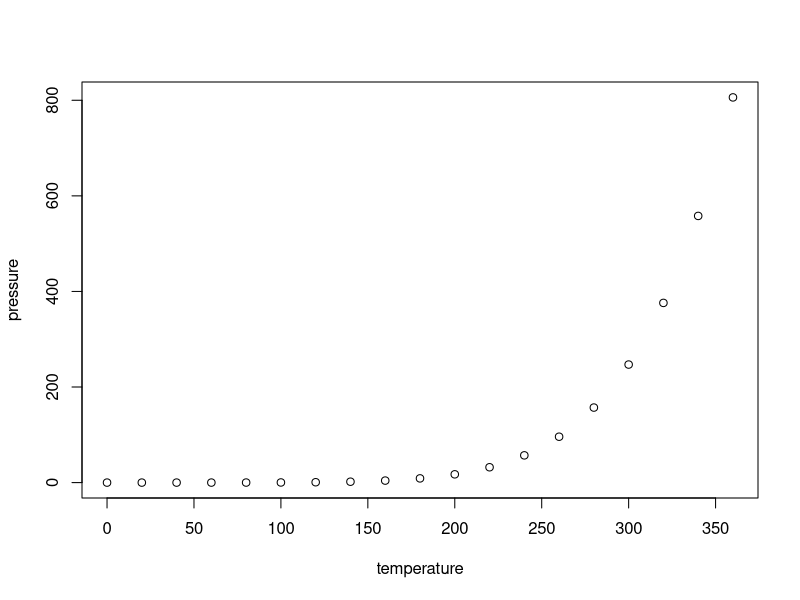
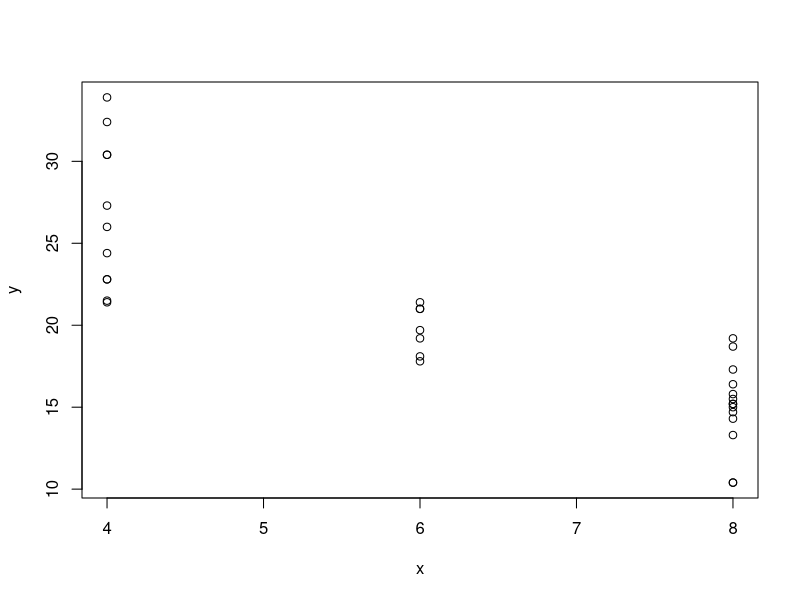
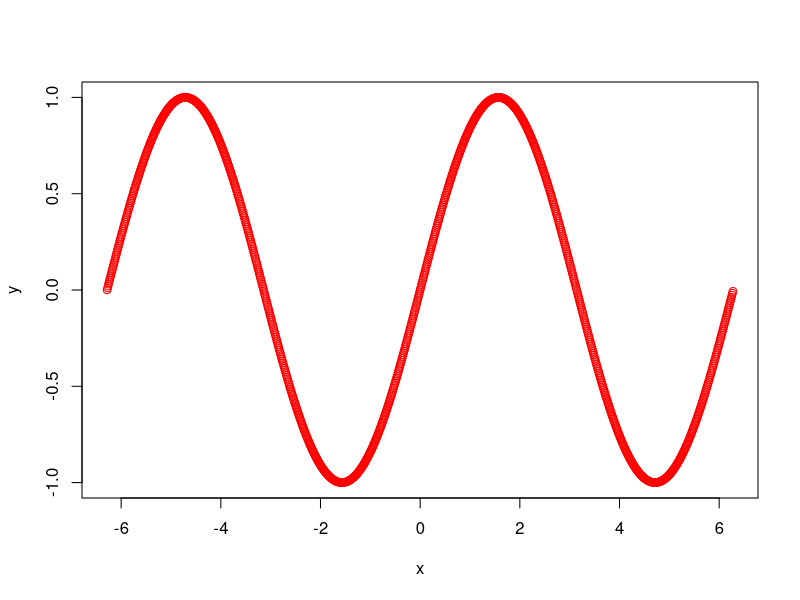

Recreate these plots in R, in order.
## ---- chunk 1
knitr::opts_chunk$set(echo = TRUE)
## ---- chunk 2
summary(cars)
## ---- chunk 3
plot(pressure)
## ---- chunk 4
print("hello world")
## ---- chunk 5
a <- c(1,3,5,7,9)
b = c(2,4,6,8,10)

a
b

a * 2
b / 2

s = a ** 2
s
## ---- chunk 6
1:10
v = c(1:10)
v

# sequence = seq(1, 100, 0.2)
# sequence

# repeat a given number of times
a_repeated = rep(a, 5)
a_repeated

# repeat until a given length
a_length = rep(a, l=18)
a_length

## ---- chunk 7
7 %% 2

7 %/% 2
## ---- chunk 8
a
v = a > 5
v

a[v]
a[!v]
## ---- chunk 9
mean(a) # average (mean)
sd(a) # standard divation

max(a)
min(a)
sum(a) # summation
sqrt(a) # square roots
range(a)

## ---- chunk 10
ds = c(1,2,NA, NA, NA, 6)
ds
mean(ds)

is.na(ds)

mean(ds[!is.na(ds)])
## ---- chunk 11
mtcars

mtcars$mpg
mtcars$cyl

mtcars[1,]
mtcars[,1]

# filter by cyl

mtcars$cyl == 4
mtcars[mtcars$cyl == 4,]

mtcars[mtcars$mpg <30, ]
## ---- chunk 12
s1 = "Hello"
s2 = "World"

paste(s1, s2)
paste0(s1,s2)

paste(s1, sep=", ", s2)
## ---- chunk 13
for(i in c(1:10))
{
  print(i)
}

## ---- chunk 14
sports = c("football", "baseball", "basketball")
leagues = c("FIFA", "MLB", "NBA")

max_sports = cbind(sports, leagues)
max_sports

max_sports = rbind(sports, leagues)
max_sports

max = matrix(1:20, nrow=4, ncol=5)
max

# transpose
max_t = t(max)
max_t
## ---- chunk 15
mtcars
x = mtcars$cyl
y = mtcars$mpg

plot(x,y)

# Sin() curve
x = seq(-2*pi, 2*pi, 0.01)
y = sin(x)

plot(x, y, col = "red")

